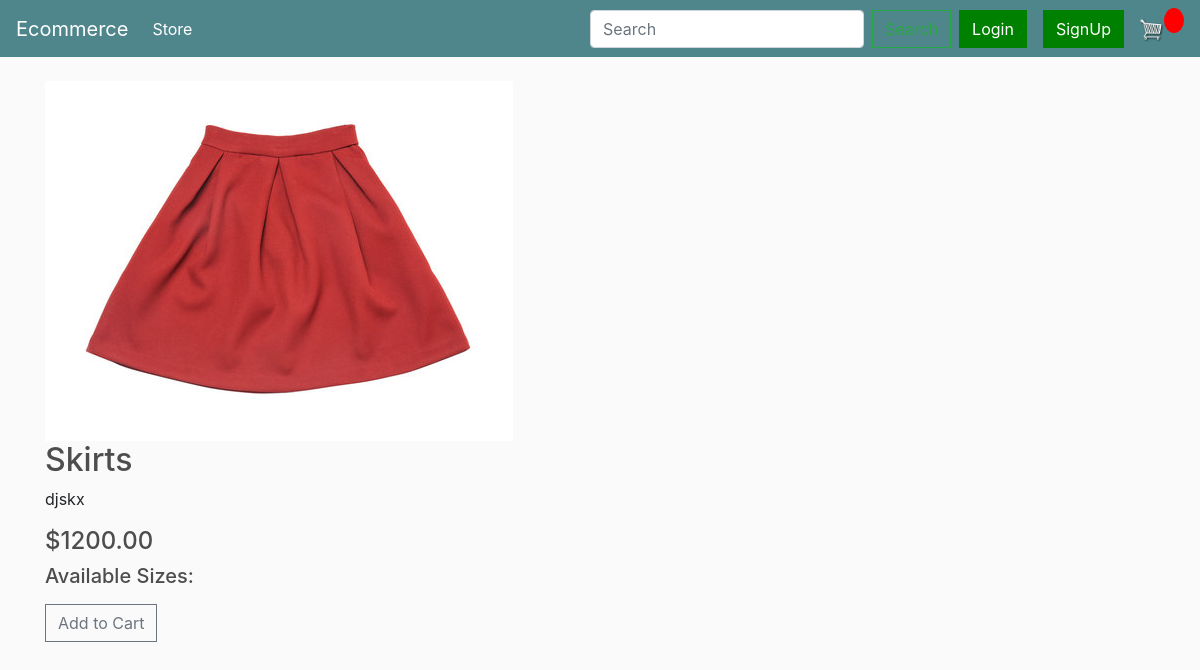
The app's page /product/17/, older data.
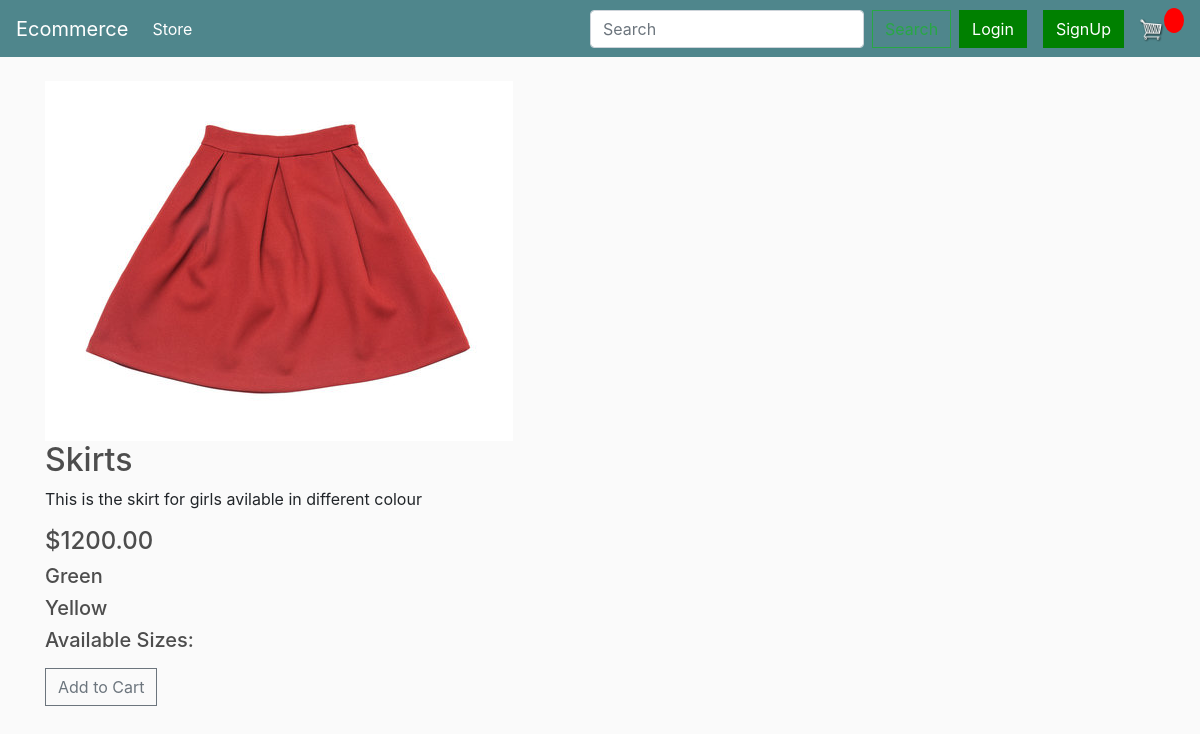
The same page, newer data.
### store/models.py (models this page shows, shortened)
class Product(models.Model):
    name= models.CharField(max_length=200,null=True)
    price = models.DecimalField(max_digits=7, decimal_places=2)
    digital = models.BooleanField(default=False,null=True,blank=False)
    image = models.ImageField(upload_to='products/')
    description = models.TextField(null=True, blank=True)
    in_stock = models.BooleanField(default=True)  # New field to indicate stock status
    colors = models.ManyToManyField(Color, related_name='products')
    sizes = models.ManyToManyField(Size, related_name='products')
    @property
    def imageURL(self):
        try:
            url = self.image.url
        except:
            url = ''
        return url

class Color(models.Model):
    name = models.CharField(max_length=50)
    hex_value = models.CharField(max_length=7, null=True, blank=True)  # Optional: store the hex value for the color

### store/views.py (the view)
# urls.py: path('product/<int:product_id>/', views.product_detail, name='product_detail'),
def product_detail(request, product_id):
    product = get_object_or_404(Product, id=product_id)
    colors = product.colors.all()  # Get all colors associated with the product
    color_images = {}
    for color in colors:
        color_images[color] = product.images.filter(color=color)
    context = {
        'product': product,
        'colors': colors,
        'color_images': color_images,  # Pass the dictionary to the template
    }
    return render(request, 'store/product_details.html', context)

### store/templates/store/product_details.html (shortened to what this page needs)
{% extends 'store/main.html' %}
{% block content %}
<div class="product-detail">
    <img src="{{ product.imageURL }}" alt="{{ product.name }}">
    <h2>{{ product.name }}</h2>
    <p>{{ product.description }}</p>
    <h4>${{ product.price|floatformat:2 }}</h4>
    <div class="product-options">
        {% for color in colors %}
            <div class="product-color" id="product-color-{{ color.id }}">
                <h5>{{ color.name }}</h5>
            </div>
        {% endfor %}
        <div class="product-sizes">
            <h5>Available Sizes:</h5>
        </div>
    </div>
    <button data-product="{{ product.id }}" data-action="add" class="btn btn-outline-secondary add-btn update-cart">Add to Cart</button>
</div>
{% endblock content %}

Row changes from the older to the newer data that the page shows:
changed Product "Skirts": description "djskx" → "This is the skirt for girls avilable in different colour"
added Color: name "Green"
added Color: name "Yellow"
